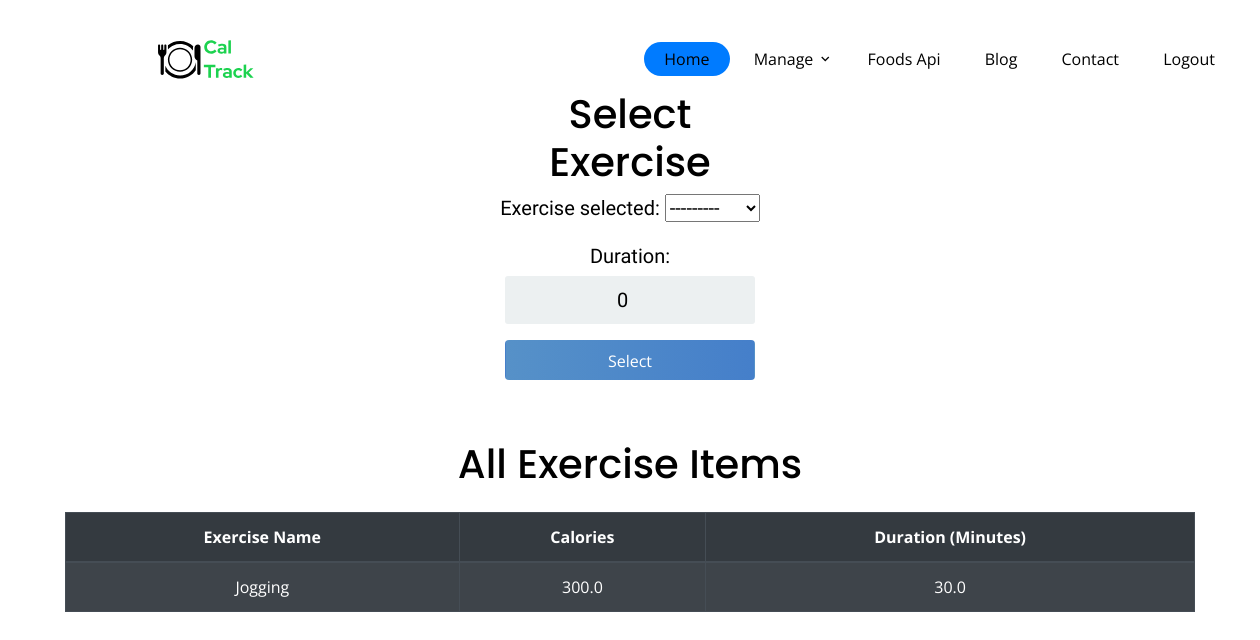
The page /select_exercise/ (signed in) on the database its author committed.
### calories/models.py (models this page shows)
class Exercise (models.Model):
	name = models.CharField(max_length=200, null=False)
	calorie = models.FloatField(null=False, default=0)
	duration = models.FloatField(null= False,default=0)
	person_of = models.ForeignKey(User,null=True,on_delete=models.CASCADE)
	def __str__(self):
		return self.name

### calories/views.py (the view)
# urls.py: path('select_exercise/',select_exercise,name='select_exercise'),
@login_required
def select_exercise(request):
	person = Profile.objects.filter(person_of=request.user).last()
	exercise_items = Exercise.objects.filter(person_of=request.user)
	form = SelectExerciseForm(request.user,instance=person)
	if request.method == 'POST':
		form = SelectExerciseForm(request.user,request.POST,instance=person)
		if form.is_valid():
			form.save()
			return redirect('home')
	else:
		form = SelectExerciseForm(request.user)
	context = {'form':form,'exercise_items':exercise_items}
	return render(request, 'select_exercise.html',context)

### calories/forms.py
class SelectExerciseForm(forms.ModelForm):
    class Meta:
        model = Profile
        fields = ('exercise_selected','duration')
    def __init__(self, user, *args, **kwargs):
        super(SelectExerciseForm, self).__init__(*args, **kwargs)
        self.fields['exercise_selected'].queryset = Exercise.objects.filter(person_of=user)

### templates/select_exercise.html (shortened to what this page needs)
{% extends 'base.html' %}
{% block content %}
    <div class="login mt-0">
        <div class="login-screen">
            <div class="app-title">
                <h1 class="headline">Select Exercise</h1>
            </div>
            <form method="POST" action="" class="login-form">
              <h5 class="form-labels">
                {{ form.as_p }}
            </h5>
                <input class="btn login_btn pt-2" type="submit" value="Select">
            </form>
        </div>
    </div>
    <div class="container-fluid">
   <h1 class="headline text-center pb-3">All Exercise Items </h1>
        <table class="table table-striped table-dark table-bordered table-hover text-center">
            <thead class="thead-dark">
                <tr>
                    <th scope="col">Exercise Name</th>
                    <th scope="col">Calories</th>
                    <th scope="col">Duration (Minutes)</th>
                </tr>
            </thead>
            <tbody>
                {% for exercise in exercise_items %}
                <tr>
                    <td>{{ exercise.name }}</td>
                    <td>{{ exercise.calorie }}</td>
                    <td>{{ exercise.duration }}</td>
                </tr>
                {% endfor %}
            </tbody>
        </table>
     </div>
{% endblock content %}

### static/css/base.css (style rules this page uses)
body { font-family: Arial; background-color: #3498DB; padding: 50px; }
.login { margin: 20px auto; width: 300px; }
.login-screen { background-color: #FFF; padding: 20px; border-radius: 5px }
.app-title { text-align: center; color: #777; }
.login-form { text-align: center; }
input { text-align: center; background-color: #ECF0F1; border: 2px solid transparent; border-radius: 3px; font-size: 16px; font-weight: 200; padding: 10px 0; width: 250px; transition: border .5s; }
.btn { background: #457fca; background: -webkit-linear-gradient(to right, #5691c8, #457fca); background: linear-gradient(to right, #5691c8, #457fca); color: white !important; font-size: 16px; line-height: 25px; padding: 10px 0; text-decoration: none; text-shadow: none; border-radius: 3px; box-shadow: none; transition: 0.25s; display: block; width: 250px; margin: 0 auto; }
.headline { font-family: 'Poppins', sans-serif; padding-top:20px; color: black; color: -webkit-linear-gradient(to right, #6dd5ed, #2193b0); color: linear-gradient(to right, #6dd5ed, #2193b0); }
.form-labels { font-family: 'Titillium Web', sans-serif; color:#000000; }

### static/css/style.css (style rules this page uses)
body { font-family: "Open Sans", -apple-system, BlinkMacSystemFont, "Segoe UI", Roboto, "Helvetica Neue", Arial, "Noto Sans", sans-serif, "Apple Color Emoji", "Segoe UI Emoji", "Segoe UI Symbol", "Noto Color Emoji"; background-color: #fff; height: 200vh; position: relative; }
body:before { content: ""; position: absolute; top: 0; left: 0; right: 0; bottom: 0; background: rgba(0, 0, 0, 0.5); -webkit-transition: .3s all ease; -o-transition: .3s all ease; transition: .3s all ease; opacity: 0; visibility: hidden; z-index: 1; }
p { color: black; font-weight: 300; }
h1, h2, h3, h4, h5, h6, .h1, .h2, .h3, .h4, .h5, .h6 { font-family: "Open Sans", -apple-system, BlinkMacSystemFont, "Segoe UI", Roboto, "Helvetica Neue", Arial, "Noto Sans", sans-serif, "Apple Color Emoji", "Segoe UI Emoji", "Segoe UI Symbol", "Noto Color Emoji"; }

### rows shown on the page
Exercise: name "Jogging", calorie "300.0", duration "30.0"
